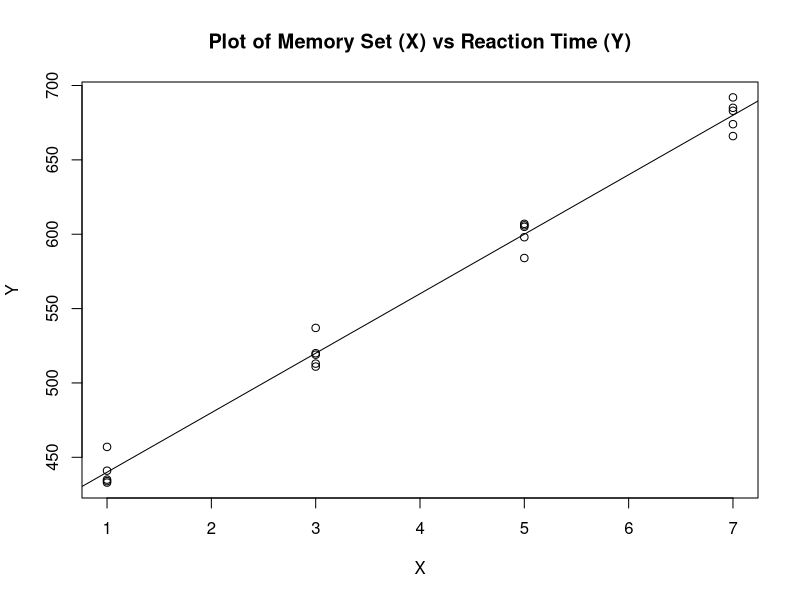

Write R code to recreate this figure.
# Regression Example: Memory Set and Reaction Time

# We first arrange the data into the Predictors (X) and Regressor (Y)
# In this example, the predictors are the sizes of the memory set and
# the regressors are the reaction time of the participants.
X    = c(1, 1, 1, 1, 1, 3, 3, 3, 3, 3, 5, 5, 5, 5, 5, 7, 7, 7, 7, 7)
Y    = c(433, 435, 434, 441, 457, 519, 511, 513, 520, 537, 598, 584, 606, 605, 607, 666, 674, 683, 685, 692)
data = data.frame(X, Y)

# We now get a summary of simple statistics for the data
Mean    = sapply(data, mean)
Std_Dev = sapply(data, sd)
r       = cor(X, Y)

# We now perform the regression analysis on the data
reg1 = lm(Y ~ X)

# We now perform an ANOVA on the data
aov1 = aov(Y ~ X)

#
# We now plot the points and the regression line and SAVE the plot as a PDF
#
# NOTE:
#     Make sure to add the PATH to the location where the plot is to be saved
#
pdf('reg_plot.pdf')
plot(X, Y, main = "Plot of Memory Set (X) vs Reaction Time (Y)")
abline(reg1)
dev.off()

# We now print the data and all the results
print(data)
print(Mean)
print(Std_Dev)
print(r)
print(summary(reg1))
print(summary(aov1))
